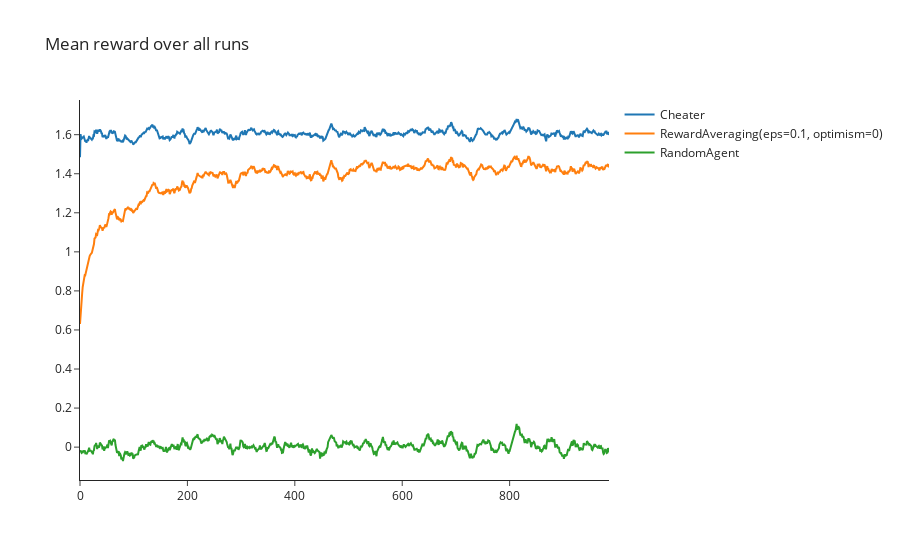

Write notebook code for a chart like this one.
### Code cell
class CheatyMcCheater(Agent):
    def __init__(self, num_arms: int, seed: int):
        super().__init__(num_arms, seed)
        
        self.best_arm = self.rng.integers(low = 0, high = self.num_arms)

    def get_action(self):
        return self.best_arm

    def observe(self, action: int, reward: float, info: dict):
        self.best_arm = info["best_arm"]

    def __repr__(self):
        return "Cheater"



cheater = CheatyMcCheater(num_arms, 0)
reward_averaging = RewardAveraging(num_arms, 0, epsilon=0.1, optimism=0)
random = RandomAgent(num_arms, 0)

names = []
all_rewards = []

for agent in [cheater, reward_averaging, random]:
    (rewards, num_correct) = run_agent(env, agent, n_runs=N_RUNS, base_seed=1)
    names.append(str(agent))
    all_rewards.append(rewards)

utils.plot_rewards(all_rewards, names, moving_avg_window=15)

assert (all_rewards[0] < all_rewards[1]).mean() < 0.001, "Cheater should be better than reward averaging"
print("Tests passed!")

### Figure 1 — Plotly figure (JSON) as saved in the notebook; plotly's stock layout.template omitted (floating-point values rounded to 4 significant figures; data arrays with more than 128 entries replaced by an {"elided": "..."} marker saying what was removed)
{"data": [{"mode": "lines", "name": "Cheater", "type": "scatter", "y": {"elided": "986 float values"}}, {"mode": "lines", "name": "RewardAveraging(eps=0.1, optimism=0)", "type": "scatter", "y": {"elided": "986 float values"}}, {"mode": "lines", "name": "RandomAgent", "type": "scatter", "y": {"elided": "986 float values"}}], "layout": {"title": {"text": "Mean reward over all runs"}}}
